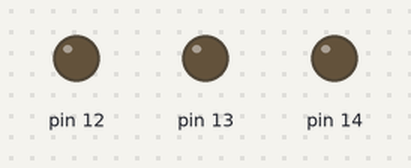
Simulated run of this sketch. Board: Arduino Uno, built with avr-gcc and run on an emulated ATmega328P. On the bench: output pins drawn as LEDs (lit = HIGH).

Above: at 1.2 s.
At 2.7 s:
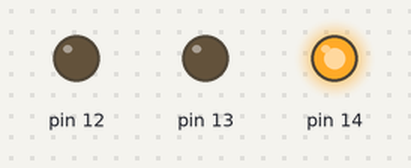
At 3.2 s:
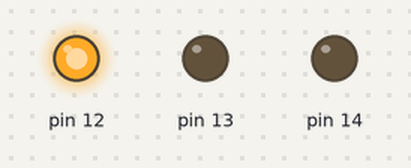
At 3.7 s:
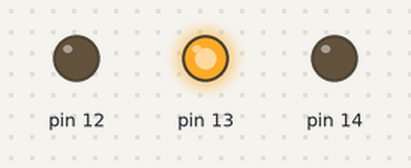
Timing chart, 0 to 5.2 s (numbered marks = the images above):
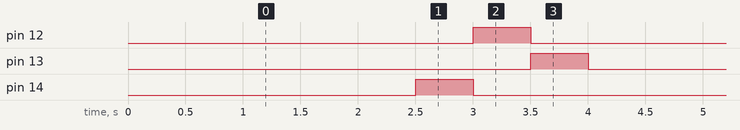

Measured:
- by itself, pin 12–14: alternates HIGH for 0.50 s and LOW for 3.5 s
- by itself, everything shown: repeats every 4.0 s, in 4 steps

The sketch:

OutputTester.ino
```cpp
#include <Veloce.h>

void setup() {
  for(int ii=0; ii< N_OUT; ii++){
    pinMode(OUT_PINS[ii], OUTPUT);
  }

  Serial.begin(115200);

  //test common ground theory
  while(false){
    digitalWrite(OUT_PINS[1], HIGH);
    digitalWrite(OUT_PINS[2], LOW);
    delay(1000);
    digitalWrite(OUT_PINS[1], LOW);
    digitalWrite(OUT_PINS[2], HIGH);
    delay(1000);
  }

  /// test each output sequentially

  while(1){
    for(int ii=0; ii < 8; ii++){
      digitalWrite(OUT_PINS[ii], HIGH);
      delay(500);
      digitalWrite(OUT_PINS[ii], LOW);
    }
  }
}

void loop(){
}
```
